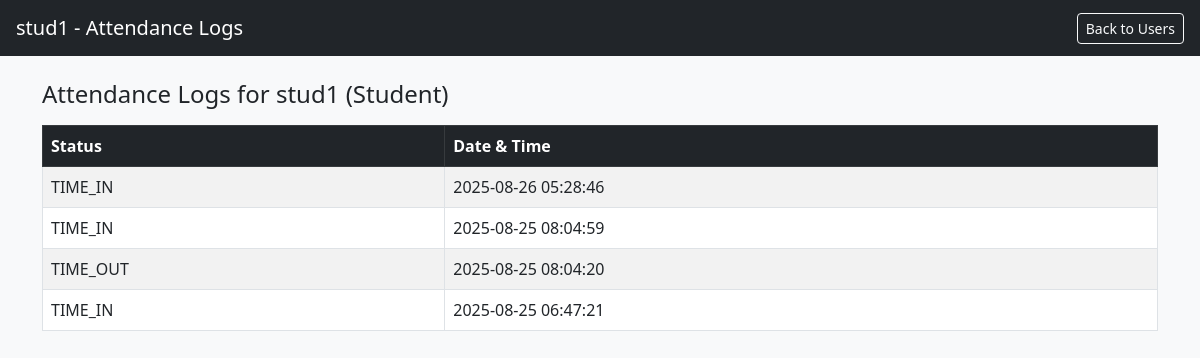
/admin/logs/3 (signed in), run on the app's committed database.
### app/models.py (models this page shows, shortened)
class User(UserMixin, db.Model):
    __tablename__ = 'users'
    id = db.Column(db.Integer, primary_key=True)
    username = db.Column(db.String(100), unique=True, nullable=False)  # stored lowercase
    full_name = db.Column(db.String(150), nullable=False)
    password_hash = db.Column(db.String(200), nullable=False)
    role = db.Column(db.String(20), nullable=False)  # 'admin' | 'faculty' | 'student'
    face_embedding = db.Column(db.LargeBinary, nullable=True)
    created_at = db.Column(db.DateTime, default=datetime.utcnow)
    attendance_logs = db.relationship(
        'AttendanceLog',
        backref='user',
        lazy='dynamic',
        cascade='all, delete-orphan',
        passive_deletes=True  # don't try to NULL the FK
    )

class AttendanceLog(db.Model):
    __tablename__ = 'attendance_logs'
    id = db.Column(db.Integer, primary_key=True)
    user_id = db.Column(
        db.Integer,
        db.ForeignKey('users.id', ondelete='CASCADE'),
        nullable=False,
        index=True
    )
    timestamp = db.Column(db.DateTime, default=datetime.utcnow, index=True)
    status = db.Column(db.String(10), nullable=False)  # 'TIME_IN' | 'TIME_OUT'
    location = db.Column(db.String(100), nullable=True)

### app/routes/admin.py (the view)
@admin_bp.route('/logs/<int:user_id>', methods=['GET'])
@login_required
def view_user_logs(user_id):
    if not is_admin():
        return "Unauthorized", 403
    user = User.query.get(user_id)
    if not user:
        return "User not found", 404
    logs = (AttendanceLog.query
            .filter_by(user_id=user_id)
            .order_by(AttendanceLog.timestamp.desc())
            .all())
    return render_template('admin/user_logs.html', user=user, logs=logs)

### app/models.py (called while the page is built)
@login_manager.user_loader
def load_user(user_id):
    return User.query.get(int(user_id))

### app/routes/admin.py (called while the page is built)
def is_admin():
    return current_user.is_authenticated and current_user.role == 'admin'

### app/templates/admin/user_logs.html (shortened to what this page needs)
<!DOCTYPE html>
<html lang="en">
<head>
    <link href="https://cdn.jsdelivr.net/npm/bootstrap@5.3.0/dist/css/bootstrap.min.css" rel="stylesheet">
</head>
<body class="bg-light">
<nav class="navbar navbar-expand-lg navbar-dark bg-dark px-3">
    <span class="navbar-brand">{{ user.full_name }} - Attendance Logs</span>
    <div class="ms-auto">
        <a href="{{ url_for('admin.view_users') }}" class="btn btn-outline-light btn-sm">Back to Users</a>
    </div>
</nav>
<div class="container mt-4">
    <h4>Attendance Logs for {{ user.full_name }} ({{ user.role.title() }})</h4>
    <table class="table table-bordered table-striped mt-3">
        <thead class="table-dark">
            <tr>
                <th>Status</th>
                <th>Date & Time</th>
            </tr>
        </thead>
        <tbody>
            {% for log in logs %}
            <tr>
                <td>{{ log.status }}</td>
                <td>{{ log.timestamp.strftime('%Y-%m-%d %H:%M:%S') }}</td>
            </tr>
            {% endfor %}
        </tbody>
    </table>
</div>
</body>
</html>

### data on the page
User: full_name "stud1", role "Student"
AttendanceLog: status "TIME_IN", timestamp "2025-08-26 05:28:46"
AttendanceLog: status "TIME_IN", timestamp "2025-08-25 08:04:59"
AttendanceLog: status "TIME_OUT", timestamp "2025-08-25 08:04:20"
AttendanceLog: status "TIME_IN", timestamp "2025-08-25 06:47:21"
